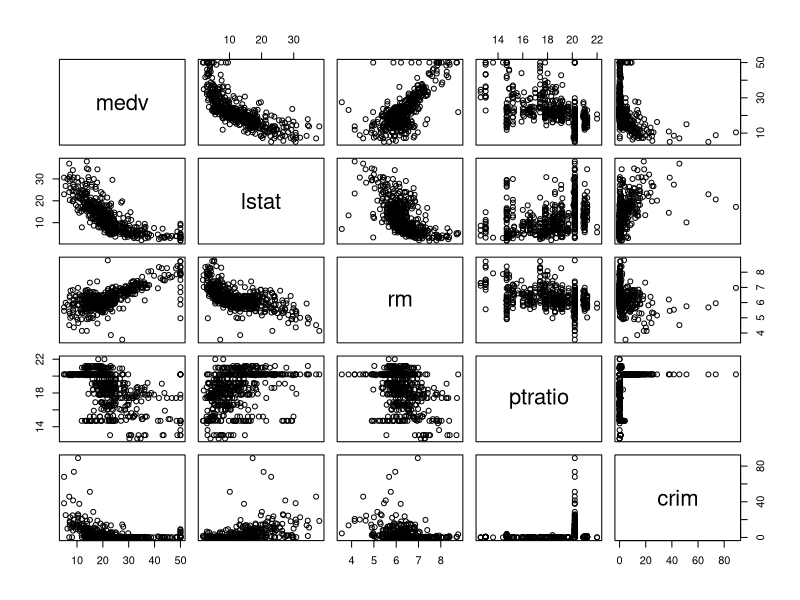

Generate this figure with R:
## ---- chunk 1
#| echo: true
#| eval: true
#| fig-align: center
library(MASS)

data(Boston)
summary(Boston)
pairs(Boston[, c("medv", "lstat", "rm", "ptratio", "crim")])

baseline <- lm(medv ~ lstat, data = Boston)
expanded <- lm(medv ~ lstat + rm + ptratio + crim, data = Boston)
summary(baseline)
summary(expanded)
